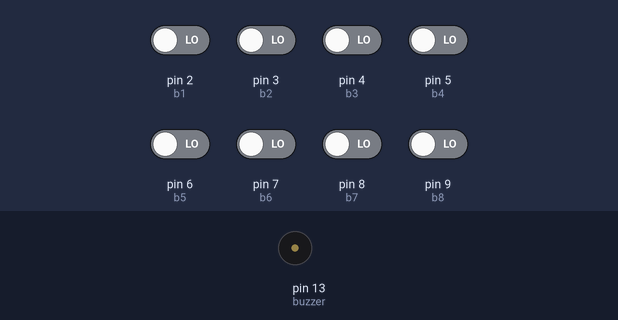
This sketch was run on a simulated Arduino Uno, built with avr-gcc and run on an emulated ATmega328P. Shown: buzzer (waves = sounding). Inputs (shaded band) come from the test bench; at power-on: pin 2 (b1), pin 3 (b2), pin 4 (b3), pin 5 (b4), pin 6 (b5), pin 7 (b6), pin 8 (b7), pin 9 (b8) LOW.

Above: at 1.2 s.
1.3 s: pin 2 (b1) driven HIGH
At 1.8 s:
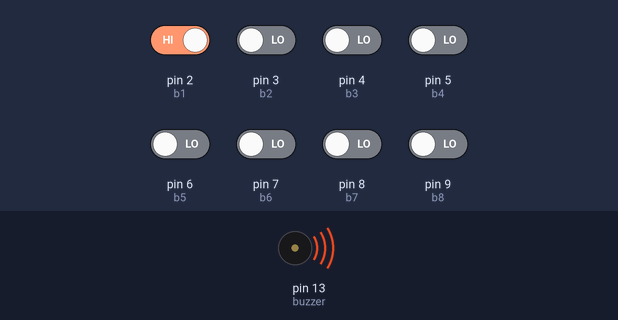
Timing chart, 0 to 4.3 s (numbered marks = the images above; inputs shaded):
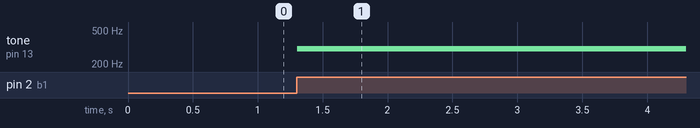

Measured:
- after the input at 1.3 s, tone on pin 13 (buzzer): silent → 300 Hz at once

The sketch:

buzzer_piano_p11.ino
```cpp
// initialize pin values
int b1=2,b2=3,b3=4,b4=5,b5=6,b6=7,b7=8,b8=9;
int buzzer = 13;

void setup()
{
  // Push button pin modes
  pinMode(b1,INPUT);
  pinMode(b2,INPUT);
  pinMode(b3,INPUT);
  pinMode(b4,INPUT);
  pinMode(b5,INPUT);
  pinMode(b6,INPUT);
  pinMode(b7,INPUT);
  pinMode(b8,INPUT);


  // set buzzer
  pinMode(buzzer,OUTPUT);
}

void loop()
{
  if(digitalRead(b1)){
    tone(buzzer,300,100);
  }else if(digitalRead(b2)){
    tone(buzzer,400,100);
  }else if(digitalRead(b3)){
    tone(buzzer,500,100);
  }else if(digitalRead(b4)){
    tone(buzzer,600,100);
  }else if(digitalRead(b5)){
    tone(buzzer,700,100);
  }else if(digitalRead(b6)){
    tone(buzzer,800,100);
  }else if(digitalRead(b7)){
    tone(buzzer,900,100);
  }else if(digitalRead(b8)){
    tone(buzzer,1000,100);
  }

  delay(10);
}
```
